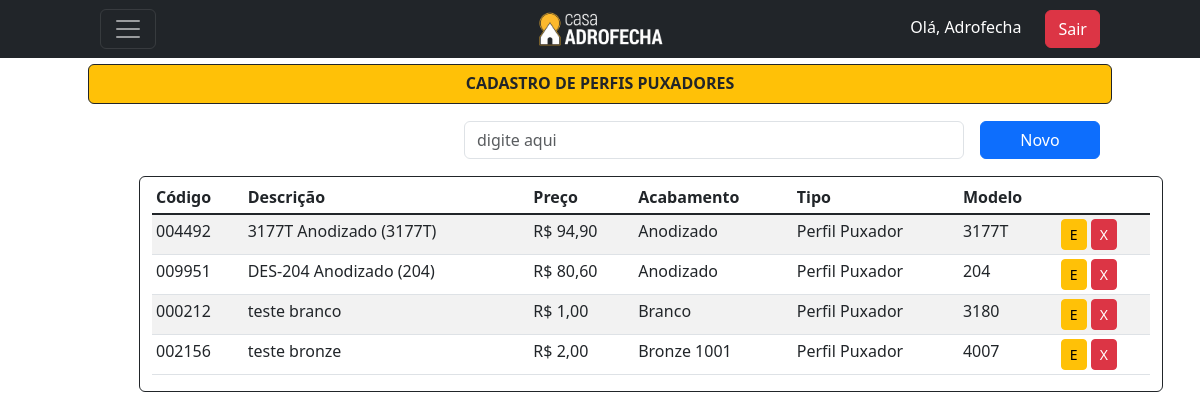
The page /listar/perfilpuxador/ (signed in) on the database as committed earlier.
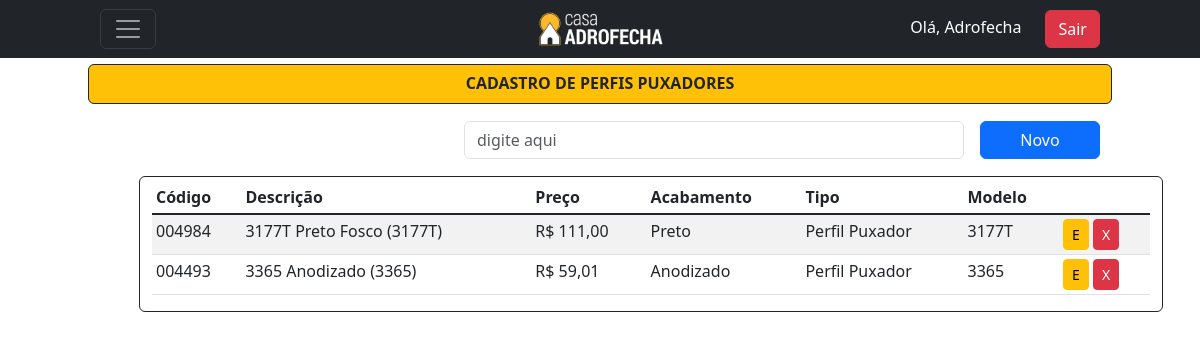
The same page on the database as committed later.
### cadastros/models.py (models this page shows, shortened)
class PerfilPuxador(models.Model):
    codigo = models.CharField(max_length=6, verbose_name="Código")
    descricao = models.CharField(max_length=150, verbose_name="Descrição")
    preco = models.DecimalField(decimal_places=2, max_digits=5, verbose_name="Preço")
    acabamento = models.ForeignKey(Acabamento, on_delete=models.PROTECT)
    tipo = models.ForeignKey(Tipo, on_delete=models.PROTECT)
    modelo = models.ForeignKey(ModeloPerfilPuxador, on_delete=models.PROTECT)
    class Meta:
        verbose_name = 'Perfil Puxador'
        verbose_name_plural = 'Perfis Puxadores'
        ordering = ["descricao"]

class Acabamento(models.Model):
    acabamento = models.CharField(max_length=50, unique=True)
    class Meta:
        verbose_name = 'Acabamento'
        verbose_name_plural = 'Acabamentos'
        ordering = ["acabamento"]
    def __str__(self):
        return self.acabamento

class Tipo(models.Model):
    tipo = models.CharField(max_length=30, unique=True)
    class Meta:
        ordering = ["tipo"]
    def __str__(self):
        return self.tipo

class ModeloPerfilPuxador(models.Model):
    modelo = models.CharField(max_length=10, unique=True)
    class Meta:
        verbose_name = 'Modelo Perfil Puxador'
        verbose_name_plural = 'Modelo Perfis Puxadores'
        ordering = ["modelo"]
    def __str__(self):
        return self.modelo

### cadastros/views.py (the view)
# urls.py: path('listar/perfilpuxador/', PerfilPuxadorList.as_view(), name='listar-perfilpuxador'),
class PerfilPuxadorList(LoginRequiredMixin,PermissionRequiredMixin, ListView):
    model = PerfilPuxador
    template_name = 'cadastros/listas/PerfilPuxador.html'
    permission_required = 'cadastros.view_perfilpuxador'

### cadastros/templates/cadastros/listas/perfilPuxador.html (shortened to what this page needs)
{% extends 'base.html' %}
{% block content %}
<header class="mt-5 pt-3">
  <div>
      <div class="bg-warning rounded text-dark border border-dark container h-10 d-flex align-items-center justify-content-center">
        <h1><strong>CADASTRO DE PERFIS PUXADORES</strong></h1>
      </div>
      <div class="mt-3 container h-10 d-flex align-items-center justify-content-end">
          <input type="email" class="form-control me-3" style="width: 500px;" id="exampleFormControlInput1" placeholder="digite aqui">
          <a href="{% url 'cadastrar-perfilpuxador' %}" style="width: 120px;" class="btn btn-primary bg-primary">Novo</a>
      </div>
  </div>
</header>
<div class="mt-3">
  <div class="row">
      <div class="col-1">
      </div>
      <div class="border border-dark rounded container">
          <table class="mt-1 table table-sm table-striped">
            <thead>
              <tr>
                <th scope="col ">Código</th>
                <th scope="col ">Descrição</th>
                <th scope="col ">Preço</th>
                <th scope="col ">Acabamento</th>
                <th scope="col ">Tipo</th>
                <th scope="col ">Modelo</th>
              </tr>
            </thead>
            <tbody class="table-group-divider ">
                {% for perfilpuxador in object_list %}
                <tr>
                    <td>{{ perfilpuxador.codigo }}</td>
                    <td>{{ perfilpuxador.descricao }}</td>
                    <td>R$ {{ perfilpuxador.preco }}</td>
                    <td>{{ perfilpuxador.acabamento }}</td>
                    <td>{{ perfilpuxador.tipo }}</td>
                    <td>{{ perfilpuxador.modelo }}</td>
                    <td>
                        <a href="{% url 'editar-perfilpuxador' perfilpuxador.pk %}" class="btn btn-warning btn-sm" title="Editar">E</a>
                        <a href="{% url 'excluir-perfilpuxador' perfilpuxador.pk %}" class="btn btn-danger btn-sm" title="Excluir">X</a>
                    </td>
                </tr>
                {% empty %}
                    <tr>
                        <td colspan="9">Nenhum Perfil Puxador cadastrado</td>
                    </tr>
                {% endfor %}
            </tbody>
          </table>
      </div>
  </div>
</div>
{% endblock %}

Rows that differ between the two databases and show on the page:
removed PerfilPuxador: codigo "000212", descricao "teste branco", preco "1,00", acabamento "Branco", tipo "Perfil Puxador", modelo "3180"
removed PerfilPuxador: codigo "002156", descricao "teste bronze", preco "2,00", acabamento "Bronze 1001", tipo "Perfil Puxador", modelo "4007"
changed PerfilPuxador: codigo "004492" → "004984"; descricao "3177T Anodizado (3177T)" → "3177T Preto Fosco (3177T)"; preco "94,90" → "111,00"; acabamento "Anodizado" → "Preto"
changed PerfilPuxador "Anodizado": codigo "009951" → "004493"; descricao "DES-204 Anodizado (204)" → "3365 Anodizado (3365)"; preco "80,60" → "59,01"; modelo "204" → "3365"
